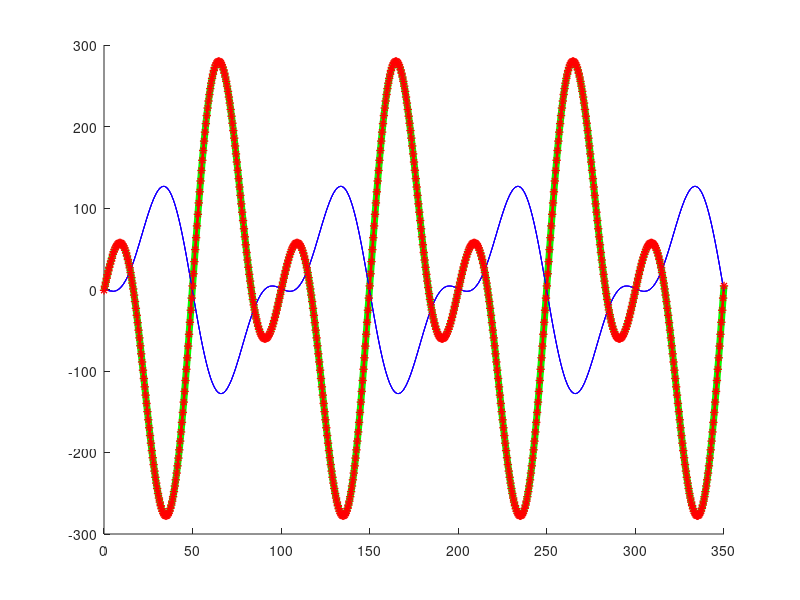

Write MATLAB code to recreate this figure.
%clc;
%close all; 
clear;
%m_1 = 20.0;
%m_2 = 3.0;
theta_1 = 1.9
theta_2 = 2.1;
T1 = 50;
T2 = 100;
d1 = 0.00;
d2 = 0.00;
d_v = [d1, 0.0; 0.0 d2];

w_1 = (2*pi/T1) * (2*pi/T1);
w_2 = (2*pi/T2) * (2*pi/T2);
%if(theta_1 == 0.0)
   % theta_2 = pi/2.0
%else
 %   theta_2 = atan(-m_1/(m_2 * tan(theta_1)))
%end
alpha = 100.0;
if(theta_1 == 0)
    theta_2 = pi/2.0;
elseif(theta_2 == 0)
    theta_1 = pi/2.0;
else
    alpha = -sin(theta_1) * sin(theta_2)/(cos(theta_1)*cos(theta_2))
    m = [alpha, 0; 0, 1];
end
m1= 1;

%tan(theta_2) * tan(theta_1) 

m = [alpha*m1, 0; 0, m1]
%m = [m_1, 0; 0, m_2]
%d = inv(m)*[d1+d2, -d2; -d2, d2+d3];

temp1 = (cos(theta_1) * cos(theta_1) * alpha + sin(theta_1) * sin(theta_1))*m1;
temp2 = (cos(theta_2) * cos(theta_2) * alpha + sin(theta_2) * sin(theta_2))*m1;
%temp1 = (cos(theta_1) * cos(theta_1) * m_1 + sin(theta_1) * sin(theta_1))*m_2;
%temp2 = (cos(theta_2) * cos(theta_2) * m_1 + sin(theta_2) * sin(theta_2))*m_2;

r1 = sqrt(1.0/temp1);
r2 = sqrt(1.0/(-temp2));
%r1 = sqrt(1.0/(power(cos(theta_1),2) * m_1 + power(sin(theta_1),2) * m_2))
%r2 = sqrt(1.0/(power(cos(theta_2),2) * m_1 + power(sin(theta_2),2) * m_2))
%temp = r1 * r2 * m_1 * cos(theta_1) * cos(theta_2) + m_2 * sin(theta_1) * sin(theta_2)*r1 *r2

e = [r1*cos(theta_1), r2*cos(theta_2); r1*sin(theta_1), r2*sin(theta_2)]

t = [0:0.5:350]';
x = zeros(size(t,1), 4);

v = [w_1, 0; 0, w_2];

q = x;
for i = 1:2 
    damping_ratio(i) = d_v(i, i)/(2.0*(sqrt(v(i,i))))
    psi(i) = atan(damping_ratio(i)/(1.0- power(damping_ratio(i), 2.0)));
    w_d(i) = sqrt(v(i,i)) * (1.0-(damping_ratio(i)* damping_ratio(i)));
end
Ap = [2.0 2.0]
phi = [pi/4.0 0.0];

for i = 1:2
    q(1, i) = Ap(i) * cos(-phi(i));
    if(damping_ratio(i) > 1)
    end
end
for i = 3:4
    q(1, i) = -Ap(i - 2) * sin(-phi(i-2)) * w_d(i-2) + Ap(i-2) *(-damping_ratio(i-2)* sqrt(v(i-2, i-2))) * cos(-phi(i-2));
end
temp = q(1, :)
x_q(1, 1:4) = [1.0, -1.0, -1.0, 10.0];
%x_q(1, 1:2) = 10.0 * e(:,1) + 10.0 * e(:,2);
%x_q(1, 3:4) = 10.0 * e(:,1) + 10.0 * e(:,2);
q(1,1:2) = (inv(e) * x_q(1,1:2)')';
q(1,3:4) = (inv(e) * x_q(1,3:4)')';
%q(1, 1:4) = [1.0, 0.0, 0.0, 1.0];

x_q = x;
x_q(1, 1:2) = (e * q(1, 1:2)')';
x_q(1, 3:4) = (e * q(1, 3:4)')';
A_q = [ 0 0 1 0; 0 0 0 1; -v -d_v];
for i = 2: size(t, 1)
    A_q_t = expm(A_q * (t(i) - t(1)));
    q(i, :) = (A_q_t * q(1, :)')';
    x_q(i, 1:2) = (e * q(i, 1:2)')';
    %x_q(i, 3:4) = (e * q(i, 3:4)')';
end
hold on;
%plot(t, q(:,1), 'b-', t, q(:,2), 'r-', 'MarkerSize', 5, 'LineWidth', 5);
plot(t, x_q(:,1), 'b', t, x_q(:,2), 'r', 'MarkerSize',1, 'LineWidth', 1);

clear x_q;
%clear q;
%q(1, 1:4) = [1.0, 0.0, 0.0, 1.0];
d_v(1,2) = 0.0;
d_v(2,1) = 0.0;

x_q = x;
x_q(1, 1:2) = (e * q(1, 1:2)')';
x_q(1, 3:4) = (e * q(1, 3:4)')';
A_q = [ 0 0 1 0; 0 0 0 1; -v -d_v];
for i = 2: size(t, 1)
    A_q_t = expm(A_q * (t(i) - t(1)));
    q(i, :) = (A_q_t * q(1, :)')';
    x_q(i, 1:2) = (e * q(i, 1:2)')';
    x_q(i, 3:4) = (e * q(i, 3:4)')';
end
hold on;
%plot(t, q(:,1), 'm--', t, q(:,2), 'g--', 'MarkerSize', 2, 'LineWidth', 2);
plot(t, x_q(:,1), 'm', t, x_q(:,2), 'g', 'MarkerSize', 1, 'LineWidth', 5);
%plot(t, x_q(:,3), 'm', t, x_q(:,4), 'g', 'MarkerSize', 3, 'LineWidth', 3);
%clear x_q;
%clear q;
%x_q = x;
for i = 1:2
    new_q(1, i) = Ap(i) * cos(-phi(i));
end
for i = 3:4
    new_q(1, i) = -Ap(i - 2) * sin(-phi(i-2)) * w_d(i-2) + Ap(i-2) *(-damping_ratio(i-2)* sqrt(v(i-2, i-2))) * cos(-phi(i-2));
end
temp = new_q(1, :);
x_q_modal = x_q;
for tt = 2:size(t, 1)
    for i = 1:2
        term_1 = (q(1, i)/(sqrt(1- power(damping_ratio(i), 2.0))) * cos(w_d(i) * t(tt) - psi(i)) + q(1, i+2)/w_d(i) * sin(w_d(i) * t(tt)));
        term_2 = exp(-damping_ratio(i) * sqrt(v(i,i)) * t(tt));
        new_q(tt, i) =  term_1 * term_2;
        a1 = term_1 * (-damping_ratio(i) * sqrt(v(i, i))) * term_2;
        a2= term_2 * ( -q(1, i)/(sqrt(1 - power(damping_ratio(i), 2.0))) * sin(w_d(i) * t(tt) - psi(i)) * w_d(i)+ q(1, i+2) * cos(w_d(i) * t(tt)));
        new_q(tt, i+2) =  term_1 * (-damping_ratio(i) * sqrt(v(i, i))) * term_2  + term_2 * (-q(1, i)/(sqrt(1 - power(damping_ratio(i), 2.0))) * sin(w_d(i) * t(tt) - psi(i)) * w_d(i) + q(1, i+2) * cos(w_d(i) * t(tt))); 
        %new_q(tt, i) = Ap(i) * exp(-damping_ratio(i) * sqrt(v(i,i))*t(tt)) * cos(w_d(i) * t(tt) - phi(i));
    end
    x_q_modal(tt, 1:2) = (e * new_q(tt, 1:2)')';
    x_q_modal(tt, 3:4) = (e * new_q(tt, 3:4)')';
end
hold on;
%plot(t, new_q(:,1), 'bv', t, new_q(:,2), 'rv', 'MarkerSize', 2, 'LineWidth', 2);
plot(t, x_q_modal(:,1), 'b', t, x_q_modal(:,2), 'r', 'MarkerSize', 1, 'LineWidth', 2);
%plot(t, x_q(:,3), 'b', t, x_q(:,4), 'r', 'MarkerSize', 5, 'LineWidth', 2);

x_q(1, :) = x_q_modal(1,:);
D = inv(e)' * d_v * inv(e);
K = inv(e)' * v * inv(e) ;
A = [ 0 0 1 0; 0 0 0 1; -inv(m)* K -inv(m) * D];
for i = 2: 10%size(t, 1)
    A_t = expm(A * (t(i) - t(i-1)));
    x_q(i, :) = (A_t * x_q(i-1, :)')';
end
hold on;

plot(t, x_q(:,1), 'b', t, x_q(:,2), 'r*', 'LineWidth', 1);

%figure(2)
%plot(t, new_q(:,1), 'bv', t, new_q(:,2), 'rv', 'MarkerSize', 2, 'LineWidth', 2);
